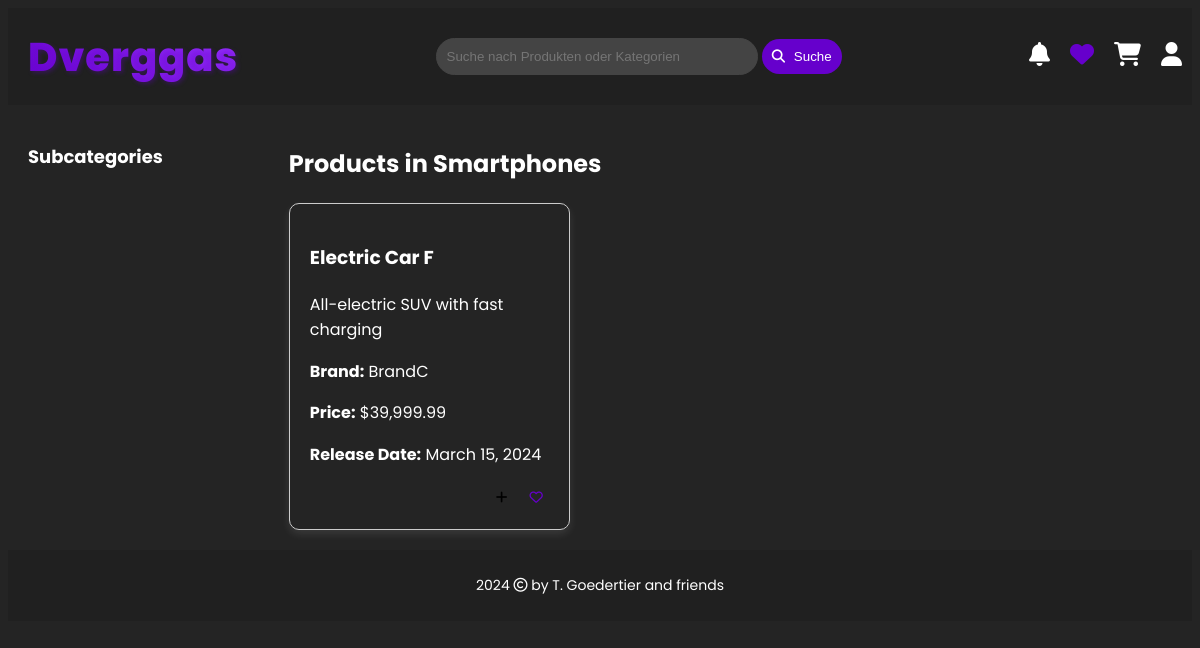
Screenshot of /category.php?id=12 with the database file from the repository.
### tables this page shows
CREATE TABLE IF NOT EXISTS categories (
    id INT PRIMARY KEY AUTO_INCREMENT,
    name VARCHAR(255) NOT NULL,
    parent_id INT NULL,
    FOREIGN KEY (parent_id) REFERENCES categories(id)
);

CREATE TABLE IF NOT EXISTS products (
    id INT AUTO_INCREMENT PRIMARY KEY,
    category_id INT,
    title VARCHAR(48) NOT NULL,
    prod_desc VARCHAR(255) NULL,
    price DECIMAL(12, 2) NULL,
    brand VARCHAR(16) NOT NULL,
    release_date TIMESTAMP NOT NULL,
    upload_date TIMESTAMP DEFAULT CURRENT_TIMESTAMP,
    FOREIGN KEY (category_id) REFERENCES categories(id)
);

### category.php (the view, shortened to what this page needs)
<?php
include_once 'include/head.php';
include_once 'include/header.php';
include_once 'db/connection.php';
$category_id = isset($_GET['id']) ? intval($_GET['id']) : 0;
$query_category = "SELECT * FROM categories WHERE id = $category_id LIMIT 1";
$result_category = mysqli_query($conn, $query_category);
$category = mysqli_fetch_assoc($result_category);
$subcategories = [];
$subcategory_ids = array_merge([$category_id], array_column($subcategories, 'id'));
$placeholders = implode(',', array_fill(0, count($subcategory_ids), '?'));
$query_products = "SELECT * FROM products WHERE category_id IN ($placeholders)";
$stmt = $conn->prepare($query_products);
$stmt->bind_param(str_repeat('i', count($subcategory_ids)), ...$subcategory_ids);
$stmt->execute();
$result_products = $stmt->get_result();
$products = [];
while ($row = $result_products->fetch_assoc()) {
    $products[] = $row;
}
?>
<div class="main-content" style="display: flex;">
    <aside class="category-menu" style="width: 20%; padding: 20px;">
        <h3>Subcategories</h3>
    </aside>
    <section class="products" style="width: 80%; padding: 20px;">
        <h2>Products in <?= htmlspecialchars($category['name']); ?></h2>
        <?php if (count($products) > 0): ?>
            <div class="product-grid" style="display: grid; grid-template-columns: repeat(3, 1fr); gap: 20px;">
                <?php foreach ($products as $product): ?>
                    <div class="product-card" style="border: 1px solid #ccc; padding: 20px; border-radius: 10px;">
                        <h3><?= htmlspecialchars($product['title']); ?></h3>
                        <p><?= htmlspecialchars($product['prod_desc']); ?></p>
                        <p><strong>Brand:</strong> <?= htmlspecialchars($product['brand']); ?></p>
                        <p><strong>Price:</strong> $<?= number_format($product['price'], 2); ?></p>
                        <p><strong>Release Date:</strong> <?= date("F j, Y", strtotime($product['release_date'])); ?></p>
                        <div class="product-actions">
                            <form class="add-to-cart-form" onsubmit="addToCart(event, this)">
                                <button type="submit" style="background: none; border: none; cursor: pointer;">
                                    <i class="fa-solid fa-plus"></i>
                                </button>
                            </form>
                            <form class="add-to-wishlist-form" onsubmit="addToWishlist(event, this)">
                                <button type="submit" style="background: none; border: none; cursor: pointer;">
                                    <i class="fa-regular fa-heart"></i>
                                </button>
                            </form>
                        </div>
                    </div>
                <?php endforeach; ?>
            </div>
        <?php else: ?>
            <p>No products found in this category.</p>
        <?php endif; ?>
    </section>
</div>
<?php include_once 'include/footer.php'; ?>

### styles/styles.css (style rules this page uses)
:root { --bg-color: #242424; --text-color: white; --header-bg-color: #202020; --card-bg-color: #333; --input-bg-color: #444; --link-color: #007bff; --shadow-color: rgba(255, 255, 255, 0.1); --hover-shadow-color: rgba(255, 255, 255, 0.2); }
body { font-family: 'Poppins', Arial, Helvetica, sans-serif; background-color: var(--bg-color); color: var(--text-color); line-height: 1.6; min-height: 100vh; display: flex; flex-direction: column; }
html, body { height: 100%; }
.category-menu h3 { font-size: 18px; margin-bottom: 10px; }
.product-grid { display: grid; grid-template-columns: repeat(3, 1fr); gap: 20px; }
.product-card { border: 1px solid var(--card-bg-color); padding: 20px; border-radius: 10px; box-shadow: 0 4px 8px var(--shadow-color); transition: box-shadow 0.3s ease; }
.product-actions { display: flex; gap: 10px; justify-content: flex-end; }
.fa-heart { color: #6600cc; transition: transform 0.3s; }

### rows the page displays
categories: name "Smartphones"
products: title "Electric Car F", prod_desc "All-electric SUV with fast charging", brand "BrandC", price "39,999.99", release_date "March 15, 2024"
